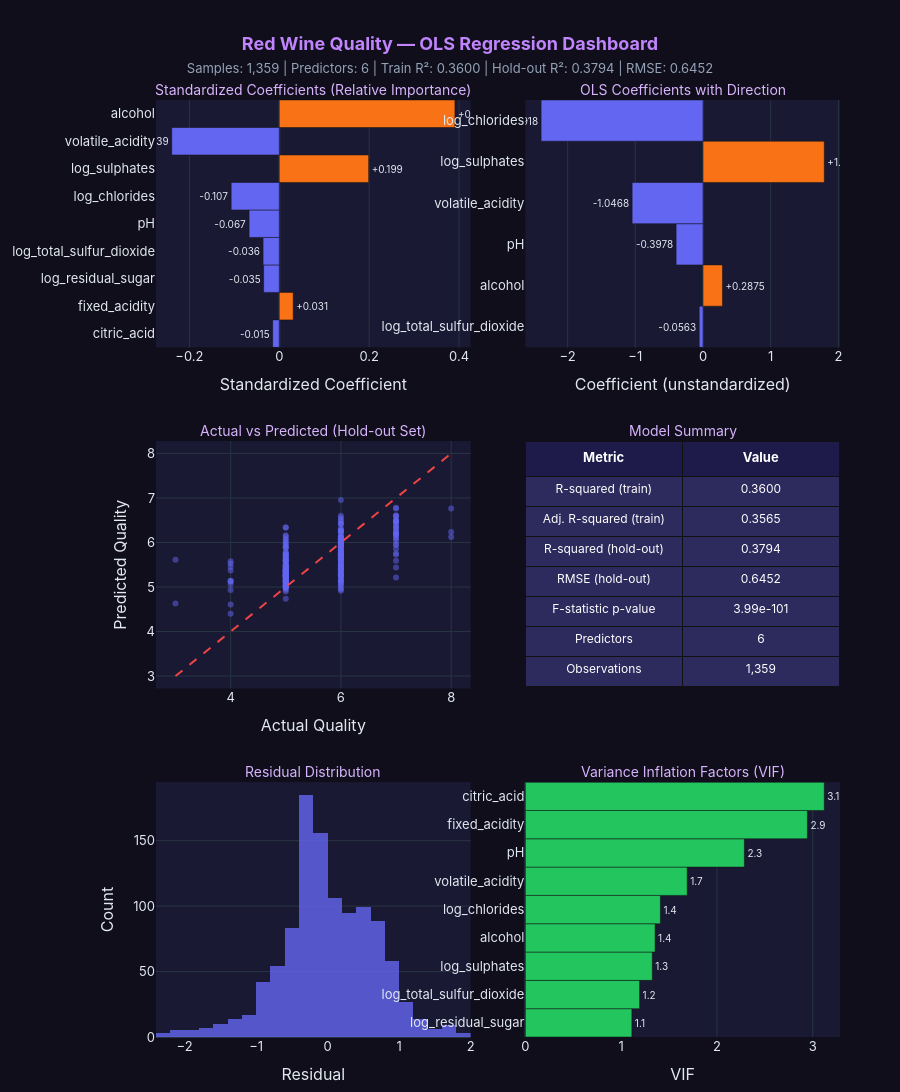

The notebook cell saved with this chart:
### Markdown cell above
---
## 16. Dashboard

Interactive executive dashboard summarizing the full OLS regression pipeline: coefficients, model fit, residuals, and hold-out evaluation.

### Code cell
from red_wine_quality.plotting import dashboard_red_wine

dashboard_path = FIGURES_DIR / 'dashboard_red_wine.html'

# Get reduced-model coefficient table for the dashboard
from red_wine_quality.statistics import coefficient_table as _coef_table
reduced_coef_df = _coef_table(reduced_model)

fig = dashboard_red_wine(
    df_clean,
    reduced_coef_df,
    std_coefs,
    reduced_model,
    holdout.actuals,
    holdout.predictions,
    holdout.rmse,
    holdout.r2,
    vif_after,
    out_path=dashboard_path,
)
fig.show()

### Figure 1 — Plotly figure (JSON) as saved in the notebook; plotly's stock layout.template omitted (floating-point values rounded to 4 significant figures; data arrays with more than 128 entries replaced by an {"elided": "..."} marker saying what was removed)
{"data": [{"marker": {"color": ["#6366f1", "#f97316", "#6366f1", "#6366f1", "#6366f1", "#6366f1", "#f97316", "#6366f1", "#f97316"]}, "orientation": "h", "showlegend": false, "text": ["-0.015", "+0.031", "-0.035", "-0.036", "-0.067", "-0.107", "+0.199", "-0.239", "+0.391"], "textfont": {"size": 10}, "textposition": "outside", "type": "bar", "x": [-0.01474, 0.03093, -0.03485, -0.03606, -0.06717, -0.1071, 0.1989, -0.2393, 0.3908], "xaxis": "x", "y": ["citric_acid", "fixed_acidity", "log_residual_sugar", "log_total_sulfur_dioxide", "pH", "log_chlorides", "log_sulphates", "volatile_acidity", "alcohol"], "yaxis": "y"}, {"marker": {"color": ["#6366f1", "#f97316", "#6366f1", "#6366f1", "#f97316", "#6366f1"]}, "orientation": "h", "showlegend": false, "text": ["-0.0563", "+0.2875", "-0.3978", "-1.0468", "+1.7910", "-2.3918"], "textfont": {"size": 10}, "textposition": "outside", "type": "bar", "x": [-0.05634, 0.2875, -0.3978, -1.047, 1.791, -2.392], "xaxis": "x2", "y": ["log_total_sulfur_dioxide", "alcohol", "pH", "volatile_acidity", "log_sulphates", "log_chlorides"], "yaxis": "y2"}, {"marker": {"color": "#6366f1", "opacity": 0.5, "size": 6}, "mode": "markers", "showlegend": false, "type": "scatter", "x": {"elided": "272 int values"}, "xaxis": "x3", "y": {"elided": "272 float values"}, "yaxis": "y3"}, {"line": {"color": "#ef4444", "dash": "dash", "width": 2}, "mode": "lines", "showlegend": false, "type": "scatter", "x": [3, 8], "xaxis": "x3", "y": [3, 8], "yaxis": "y3"}, {"cells": {"align": "center", "fill": {"color": [["#2d2a5e", "#2d2a5e", "#2d2a5e", "#2d2a5e", "#2d2a5e", "#2d2a5e", "#2d2a5e"]]}, "font": {"color": "white", "size": 12}, "height": 30, "values": [["R-squared (train)", "Adj. R-squared (train)", "R-squared (hold-out)", "RMSE (hold-out)", "F-statistic p-value", "Predictors", "Observations"], ["0.3600", "0.3565", "0.3794", "0.6452", "3.99e-101", "6", "1,359"]]}, "domain": {"x": [0.54, 1.0], "y": [0.372, 0.636]}, "header": {"align": "center", "fill": {"color": "#1e1b4b"}, "font": {"color": "white", "size": 13}, "height": 35, "values": ["<b>Metric</b>", "<b>Value</b>"]}, "type": "table"}, {"marker": {"color": "#6366f1"}, "nbinsx": 40, "opacity": 0.8, "showlegend": false, "type": "histogram", "x": {"elided": "1087 float values"}, "xaxis": "x4", "yaxis": "y4"}, {"marker": {"color": ["#22c55e", "#22c55e", "#22c55e", "#22c55e", "#22c55e", "#22c55e", "#22c55e", "#22c55e", "#22c55e"]}, "orientation": "h", "showlegend": false, "text": ["1.1", "1.2", "1.3", "1.4", "1.4", "1.7", "2.3", "2.9", "3.1"], "textfont": {"size": 10}, "textposition": "outside", "type": "bar", "x": [1.112, 1.192, 1.325, 1.354, 1.41, 1.69, 2.286, 2.944, 3.12], "xaxis": "x5", "y": ["log_residual_sugar", "log_total_sulfur_dioxide", "log_sulphates", "alcohol", "log_chlorides", "volatile_acidity", "pH", "fixed_acidity", "citric_acid"], "yaxis": "y5"}], "layout": {"annotations": [{"font": {"color": "#d8b4fe", "size": 14}, "showarrow": false, "text": "Standardized Coefficients (Relative Importance)", "x": 0.23, "xanchor": "center", "xref": "paper", "y": 1.0, "yanchor": "bottom", "yref": "paper"}, {"font": {"color": "#d8b4fe", "size": 14}, "showarrow": false, "text": "OLS Coefficients with Direction", "x": 0.77, "xanchor": "center", "xref": "paper", "y": 1.0, "yanchor": "bottom", "yref": "paper"}, {"font": {"color": "#d8b4fe", "size": 14}, "showarrow": false, "text": "Actual vs Predicted (Hold-out Set)", "x": 0.23, "xanchor": "center", "xref": "paper", "y": 0.636, "yanchor": "bottom", "yref": "paper"}, {"font": {"color": "#d8b4fe", "size": 14}, "showarrow": false, "text": "Model Summary", "x": 0.77, "xanchor": "center", "xref": "paper", "y": 0.636, "yanchor": "bottom", "yref": "paper"}, {"font": {"color": "#d8b4fe", "size": 14}, "showarrow": false, "text": "Residual Distribution", "x": 0.23, "xanchor": "center", "xref": "paper", "y": 0.272, "yanchor": "bottom", "yref": "paper"}, {"font": {"color": "#d8b4fe", "size": 14}, "showarrow": false, "text": "Variance Inflation Factors (VIF)", "x": 0.77, "xanchor": "center", "xref": "paper", "y": 0.272, "yanchor": "bottom", "yref": "paper"}], "font": {"color": "#e2e8f0", "family": "Inter, system-ui, sans-serif", "size": 13}, "height": 1100, "margin": {"b": 40, "l": 60, "r": 60, "t": 100}, "paper_bgcolor": "#0f0e1a", "plot_bgcolor": "#1a1933", "title": {"font": {"color": "#c084fc", "size": 18}, "text": "<b>Red Wine Quality — OLS Regression Dashboard</b><br><span style='font-size:13px; color:#94a3b8'>Samples: 1,359 | Predictors: 6 | Train R²: 0.3600 | Hold-out R²: 0.3794 | RMSE: 0.6452</span>", "x": 0.5, "xanchor": "center"}, "xaxis": {"anchor": "y", "domain": [0.0, 0.46], "title": {"text": "Standardized Coefficient"}}, "xaxis2": {"anchor": "y2", "domain": [0.54, 1.0], "title": {"text": "Coefficient (unstandardized)"}}, "xaxis3": {"anchor": "y3", "domain": [0.0, 0.46], "title": {"text": "Actual Quality"}}, "xaxis4": {"anchor": "y4", "domain": [0.0, 0.46], "title": {"text": "Residual"}}, "xaxis5": {"anchor": "y5", "domain": [0.54, 1.0], "title": {"text": "VIF"}}, "yaxis": {"anchor": "x", "domain": [0.736, 1.0]}, "yaxis2": {"anchor": "x2", "domain": [0.736, 1.0]}, "yaxis3": {"anchor": "x3", "domain": [0.372, 0.636], "title": {"text": "Predicted Quality"}}, "yaxis4": {"anchor": "x4", "domain": [0.0, 0.272], "title": {"text": "Count"}}, "yaxis5": {"anchor": "x5", "domain": [0.0, 0.272]}}}
